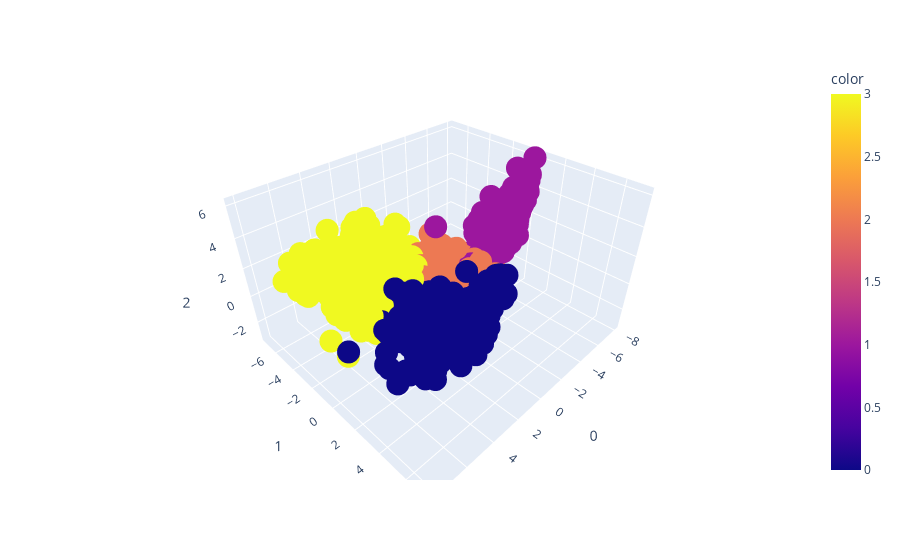

This figure's notebook cell:
### Code cell
fig = px.scatter_3d(X_proj,
                   x = 0,
                   y = 1,
                   z = 2,
                   color = labels_final)

fig.show()

### Figure 1 — Plotly figure (JSON) as saved in the notebook; plotly's stock layout.template omitted (floating-point values rounded to 4 significant figures; data arrays with more than 128 entries replaced by an {"elided": "..."} marker saying what was removed)
{"data": [{"hovertemplate": "0=%{x}<br>1=%{y}<br>2=%{z}<br>color=%{marker.color}<extra></extra>", "legendgroup": "", "marker": {"color": {"elided": "1888 int values"}, "coloraxis": "coloraxis", "symbol": "circle"}, "mode": "markers", "name": "", "scene": "scene", "showlegend": false, "type": "scatter3d", "x": {"elided": "1888 float values"}, "y": {"elided": "1888 float values"}, "z": {"elided": "1888 float values"}}], "layout": {"coloraxis": {"colorbar": {"title": {"text": "color"}}, "colorscale": [[0, "#0d0887"], [0.1111, "#46039f"], [0.2222, "#7201a8"], [0.3333, "#9c179e"], [0.4444, "#bd3786"], [0.5556, "#d8576b"], [0.6667, "#ed7953"], [0.7778, "#fb9f3a"], [0.8889, "#fdca26"], [1, "#f0f921"]]}, "legend": {"tracegroupgap": 0}, "margin": {"t": 60}, "scene": {"domain": {"x": [0, 1], "y": [0, 1]}, "xaxis": {"title": {"text": "0"}}, "yaxis": {"title": {"text": "1"}}, "zaxis": {"title": {"text": "2"}}}}}
